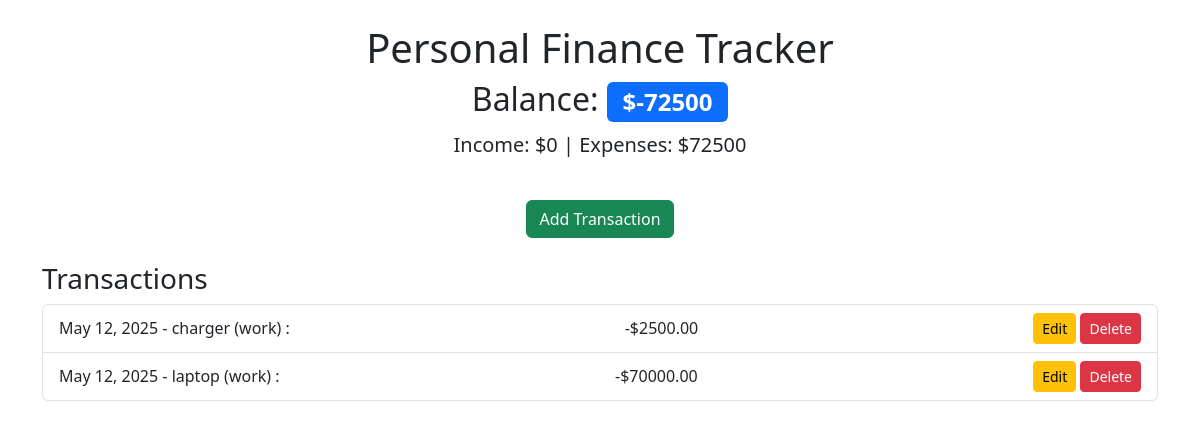
Before: / with the older database file.
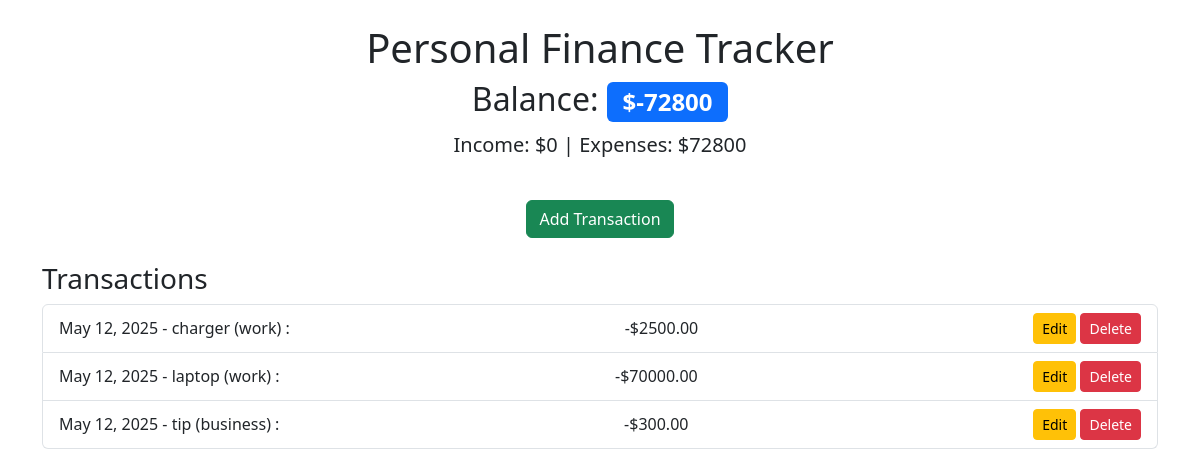
After: the same page with the newer database file.
### tracker/models.py (models this page shows, shortened)
class Transaction(models.Model):
    TYPE_CHOICES = [
        ('income', 'Income'),
        ('expense', 'Expense'),
    ]
    title = models.CharField(max_length=100)
    amount = models.DecimalField(max_digits=10, decimal_places=2)
    type = models.CharField(max_length=7, choices=TYPE_CHOICES)
    category = models.CharField(max_length=50)
    date = models.DateField()

### tracker/views.py (the view)
# urls.py: 2. Add a URL to urlpatterns:  path('', views.home, name='home')
def home(request):
    transactions = Transaction.objects.order_by('-date')
    income = Transaction.objects.filter(type='income').aggregate(Sum('amount'))['amount__sum'] or 0
    expenses = Transaction.objects.filter(type='expense').aggregate(Sum('amount'))['amount__sum'] or 0
    balance = income - expenses
    context = {
        'transactions': transactions,
        'income': income,
        'expenses': expenses,
        'balance': balance,
    }
    return render(request, 'tracker/home.html', context)

### tracker/templates/tracker/home.html (shortened to what this page needs)
<!DOCTYPE html>
<html lang="en">
<head>
    <link href="https://cdn.jsdelivr.net/npm/bootstrap@5.3.0-alpha1/dist/css/bootstrap.min.css" rel="stylesheet">
</head>
<body>
    <div class="container mt-4">
        <h1 class="text-center">Personal Finance Tracker</h1>
        <div class="row mb-4">
            <div class="col text-center">
                <h2>Balance: <span class="badge bg-primary">${{ balance }}</span></h2>
                <p class="lead">Income: ${{ income }} | Expenses: ${{ expenses }}</p>
            </div>
        </div>
        <div class="text-center mb-4">
            <a href="{% url 'add_transaction' %}" class="btn btn-success">Add Transaction</a>
        </div>
        <h3>Transactions</h3>
        <ul class="list-group">
            {% for t in transactions %}
            <li class="list-group-item d-flex justify-content-between align-items-center">
                <span>{{ t.date }} - {{ t.title }} ({{ t.category }}) :</span>
                <span>
                    {% if t.type == 'income' %}
                        +${{ t.amount }}
                    {% else %}
                        -${{ t.amount }}
                    {% endif %}
                </span>
                {% if t.id %}
                <span>
                    <a href="{% url 'edit_transaction' t.id %}" class="btn btn-warning btn-sm">Edit</a>
                    <a href="{% url 'delete_transaction' t.id %}" class="btn btn-danger btn-sm">Delete</a>
                </span>
                {% endif %}
            </li>
            {% empty %}
            <li class="list-group-item">No transactions yet.</li>
            {% endfor %}
        </ul>
    </div>
</body>
</html>

Changed rows visible on the page:
added Transaction: date "May 12, 2025", title "tip", category "business", amount "300.00", shows "Edit"
Other visible differences:
{{ balance }}: "-72500" → "-72800"
{{ expenses }}: "72500" → "72800"
